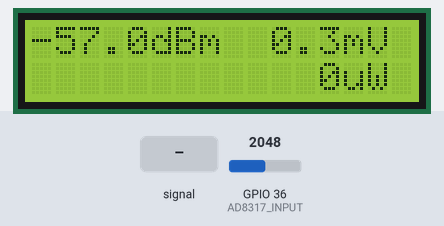
Recording of a sketch running on a simulated ESP32. Shown: 16×2 character LCD. Inputs (shaded band) come from the test bench; at power-on: GPIO 36 (AD8317_INPUT) = 2048. What the sketch prints to the serial monitor is not drawn.

Above: at 3.2 s.
3.3 s: GPIO 36 (AD8317_INPUT) fed a 2 Hz sine of ±1228 counts around its level
At 5.6 s:
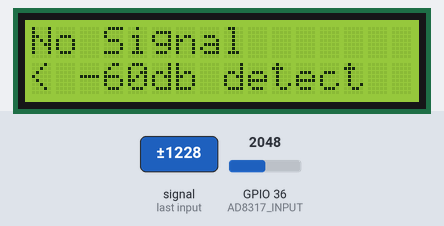
6.3 s: GPIO 36 (AD8317_INPUT) set to 491
At 8.4 s:
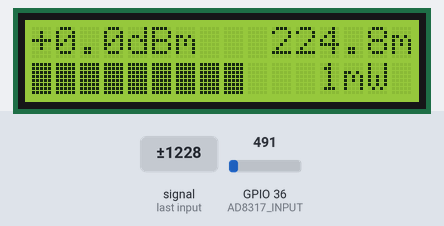
8.7 s: GPIO 36 (AD8317_INPUT) set to 0
At 10.0 s:
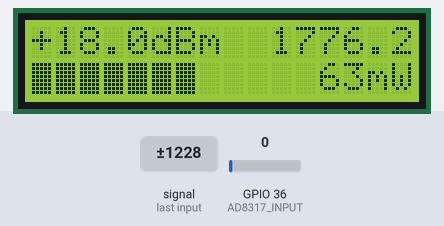
11.1 s: GPIO 36 (AD8317_INPUT) set to 1228
At 12.8 s:
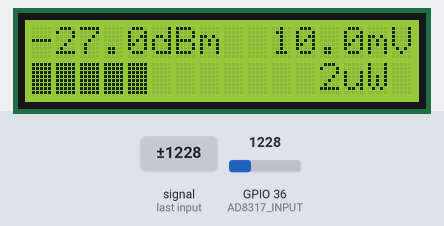
13.6 s: GPIO 36 (AD8317_INPUT) set to 2047
At 15.6 s:
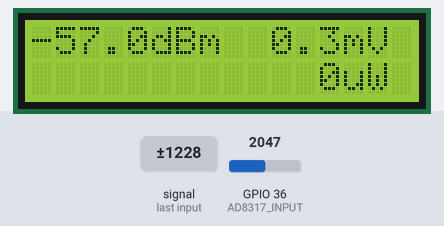
16.0 s: GPIO 36 (AD8317_INPUT) set to 2191
At 18.4 s:
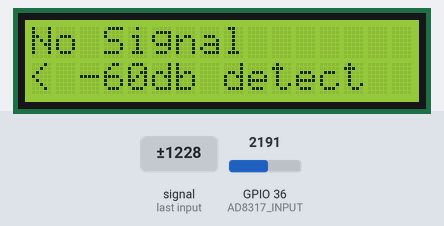
Timing chart, 0 to 19.5 s (numbered marks = the images above; inputs shaded):
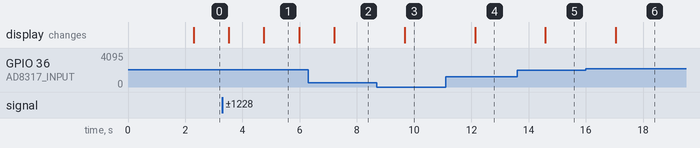

Measured:
- the behaviour switches between 2129 and 2130 on GPIO 36 (AD8317_INPUT) (found by bisection; images 5 and 6)
- after the input at 3.3 s, the display: first changes after 0.22 s (image 1 shows a later state)
- after the input at 6.3 s, the display: changes after 0.91 s (image 2)
- after the input at 8.7 s, the display: changes after 0.97 s (image 3)
- after the input at 11.1 s, the display: changes after 1.0 s (image 4)
- after the input at 13.6 s, the display: changes after 0.99 s (image 5)
- after the input at 16.0 s, the display: changes after 1.0 s (image 6)

The sketch:

AD8317PowerMeter.ino
```cpp
// include the library code:
#include <LiquidCrystal.h>

// initialize the library with the numbers of the interface pins
LiquidCrystal lcd(19, 23, 18, 17, 16, 15);


#define AD8317_INPUT 36
#define AD8137_VREF 25

float vout = 0.000; // Holds the true value of the ADC output voltage
float powerdB = 0.00; // Calculated power in dBm
float pWatts = 0.00; // Calculated power in watts
float vRMS = 0.0;

const float MV_DB_SLOPE         = 0.0220;       // Slope of AD8317 characteristics in -mV/dBm. Is the same for all BANDS.
const float dBm_at_0V = 18.000;                 // My Adjustment from 15 normal value calibrated against HP8620A
const float MIN_DETECT_POWER = -60.0;
const int NUM_SAMPLES = 2000;

void setup() {
  // put your setup code here, to run once:
  pinMode(AD8317_INPUT, INPUT);
  //pinMode(AD8137_VREF, INPUT);
  //analogSetVRefPin(AD8137_VREF);
  //analogSetAttenuation((adc_attenuation_t)0);   // 6dB range
  Serial.begin(115200);
  Serial.println();
  analogSetWidth(12);

  lcd.begin(16, 2);
  lcd.print("(c) VK6HIL");
  lcd.setCursor(0, 1);
  lcd.print("hoofie2002@gmail");
  delay(2000);
}

void loop() {
  // put your main code here, to run repeatedly:

  float cumulative = 0.0;

  for (int i = 0; i  <  NUM_SAMPLES; i++) {
    uint16_t rmV = analogReadMilliVolts(AD8317_INPUT);
    vout = ((float)rmV) / 1000;
    cumulative  = cumulative  + vout;
  }
  cumulative = cumulative / NUM_SAMPLES;
  powerdB = convertVoltageToDbm(cumulative);
  pWatts = convertDbmToMilliWatt(powerdB);
  vRMS = convertdBmToMilliVolt(powerdB);

  Serial.print(powerdB, 4);
  Serial.print(" ");
  Serial.print(pWatts, 4);
  Serial.print(" ");
  Serial.println(vRMS, 4);

  lcd.clear();

  lcd.setCursor(0, 0);
  if (powerdB  <  MIN_DETECT_POWER)  {
    lcd.print("No Signal");
    lcd.setCursor(0,1);
    lcd.print("< -60db detect");
  } else {
    if (powerdB > 0) lcd.print("+");
    lcd.print(powerdB, 1);
    lcd.print("dBm");

    //Draw a Bar for the Signal Strength between -60 and 0DB
    // We can go 10 spaces
    lcd.setCursor(0, 1);
    int len = ((MIN_DETECT_POWER * -1) - (powerdB  < 0 ? (powerdB * -1)  : powerdB)) / 6;
    Serial.println(len);
    for (int x = 0; x < len; x++) {
      lcd.print("\xff");
    }


    lcd.setCursor(10, 0);
    lcd.print(vRMS, 1);
    lcd.print("mV");

    lcd.setCursor(12, 1);
    if (pWatts < 0.1) {
      lcd.print(pWatts * 1000, 0);
      lcd.print("uW");
    } else  {
      lcd.print(pWatts, 0);
      lcd.print("mW");
    }

  }


  delay(1000);
}

float convertVoltageToDbm(float voltage)
{
  return dBm_at_0V - (voltage / MV_DB_SLOPE);
}

/* Convert dBm to mW */
float convertDbmToMilliWatt(float dBm)
{
  return pow(10, dBm / 10.0);
}

/* Convert dBm to rms voltage */
float convertdBmToMilliVolt(float dBm)
{
  float wortel = 0.223607;
  float kwadrt = dBm / 20.0;
  return (wortel * (pow(10.0, kwadrt))) * 1000;
}
```
